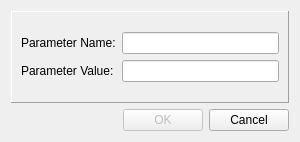
<?xml version="1.0" encoding="UTF-8"?>
<ui version="4.0">
 <class>ParameterDialogForm</class>
 <widget class="QDialog" name="ParameterDialogForm">
  <property name="geometry">
   <rect>
    <x>0</x>
    <y>0</y>
    <width>300</width>
    <height>142</height>
   </rect>
  </property>
  <property name="sizePolicy">
   <sizepolicy hsizetype="Preferred" vsizetype="Preferred">
    <horstretch>0</horstretch>
    <verstretch>0</verstretch>
   </sizepolicy>
  </property>
  <property name="minimumSize">
   <size>
    <width>300</width>
    <height>142</height>
   </size>
  </property>
  <property name="maximumSize">
   <size>
    <width>16777215</width>
    <height>142</height>
   </size>
  </property>
  <property name="windowTitle">
   <string>Dialog</string>
  </property>
  <property name="modal">
   <bool>true</bool>
  </property>
  <layout class="QGridLayout" name="gridLayout_4">
   <property name="sizeConstraint">
    <enum>QLayout::SetNoConstraint</enum>
   </property>
   <item row="0" column="0">
    <layout class="QGridLayout" name="gridLayout_3">
     <item row="0" column="0">
      <widget class="QFrame" name="frame">
       <property name="frameShape">
        <enum>QFrame::Panel</enum>
       </property>
       <property name="frameShadow">
        <enum>QFrame::Raised</enum>
       </property>
       <layout class="QGridLayout" name="gridLayout_2">
        <item row="0" column="0">
         <layout class="QHBoxLayout" name="horizontalLayout">
          <item>
           <layout class="QVBoxLayout" name="verticalLayout">
            <item>
             <widget class="QLabel" name="label">
              <property name="text">
               <string>Parameter Name:</string>
              </property>
             </widget>
            </item>
            <item>
             <widget class="QLabel" name="label_2">
              <property name="text">
               <string>Parameter Value:</string>
              </property>
             </widget>
            </item>
           </layout>
          </item>
          <item>
           <layout class="QVBoxLayout" name="verticalLayout_2">
            <item>
             <widget class="QLineEdit" name="m_paramNameLineEdit"/>
            </item>
            <item>
             <widget class="QLineEdit" name="m_paramValueLineEdit"/>
            </item>
           </layout>
          </item>
         </layout>
        </item>
       </layout>
      </widget>
     </item>
     <item row="1" column="0">
      <layout class="QGridLayout" name="gridLayout">
       <item row="0" column="0">
        <layout class="QHBoxLayout" name="horizontalLayout_2">
         <item>
          <spacer name="horizontalSpacer">
           <property name="orientation">
            <enum>Qt::Horizontal</enum>
           </property>
           <property name="sizeHint" stdset="0">
            <size>
             <width>40</width>
             <height>20</height>
            </size>
           </property>
          </spacer>
         </item>
         <item>
          <widget class="QPushButton" name="m_okPushButton">
           <property name="enabled">
            <bool>false</bool>
           </property>
           <property name="text">
            <string>OK</string>
           </property>
          </widget>
         </item>
         <item>
          <widget class="QPushButton" name="m_cancelPushButton">
           <property name="text">
            <string>Cancel</string>
           </property>
          </widget>
         </item>
        </layout>
       </item>
      </layout>
     </item>
    </layout>
   </item>
  </layout>
 </widget>
 <tabstops>
  <tabstop>m_paramNameLineEdit</tabstop>
  <tabstop>m_paramValueLineEdit</tabstop>
  <tabstop>m_okPushButton</tabstop>
  <tabstop>m_cancelPushButton</tabstop>
 </tabstops>
 <resources/>
 <connections>
  <connection>
   <sender>m_cancelPushButton</sender>
   <signal>pressed()</signal>
   <receiver>ParameterDialogForm</receiver>
   <slot>reject()</slot>
   <hints>
    <hint type="sourcelabel">
     <x>327</x>
     <y>88</y>
    </hint>
    <hint type="destinationlabel">
     <x>171</x>
     <y>85</y>
    </hint>
   </hints>
  </connection>
  <connection>
   <sender>m_okPushButton</sender>
   <signal>pressed()</signal>
   <receiver>ParameterDialogForm</receiver>
   <slot>accept()</slot>
   <hints>
    <hint type="sourcelabel">
     <x>247</x>
     <y>94</y>
    </hint>
    <hint type="destinationlabel">
     <x>99</x>
     <y>90</y>
    </hint>
   </hints>
  </connection>
 </connections>
</ui>
